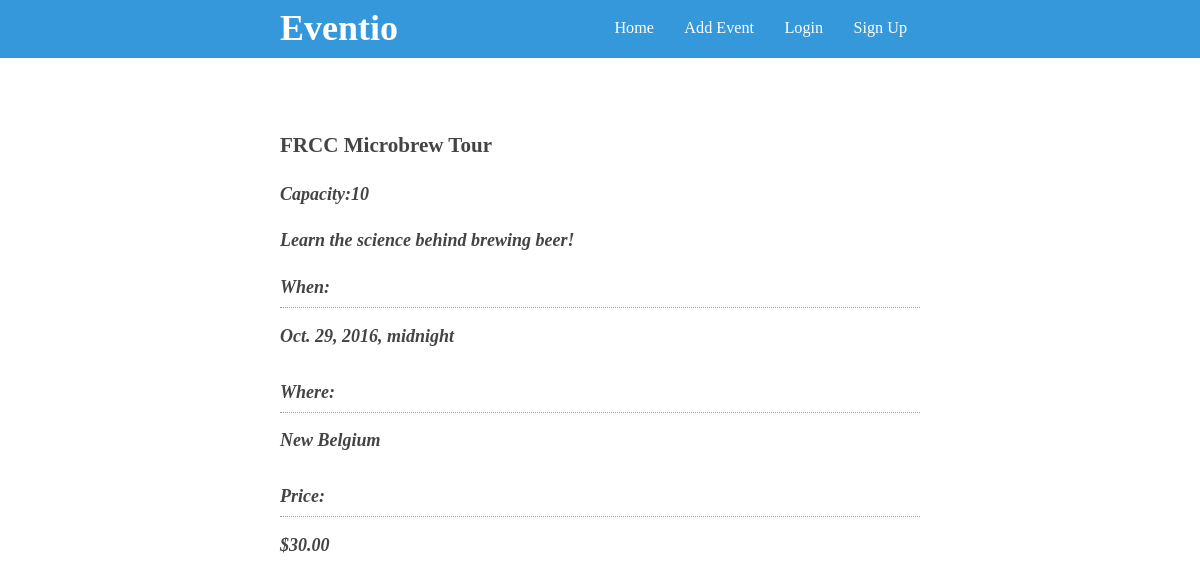
Before: /event/3/ with the older database file.
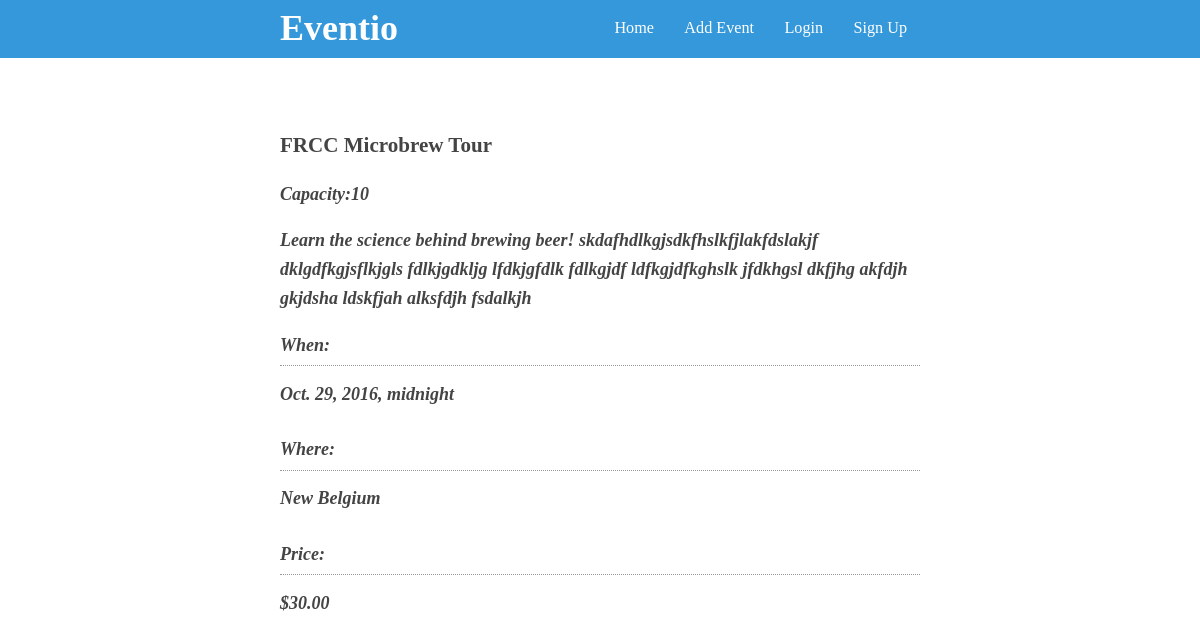
After: the same page with the newer database file.
### events/models.py (models this page shows, shortened)
class Event(models.Model):
    name = models.CharField(max_length=255)
    description = models.TextField()
    start_time = models.DateTimeField()
    location = models.CharField(max_length=255)
    price = models.DecimalField(blank=True, null=True, decimal_places=2, max_digits=6)
    capacity = models.PositiveSmallIntegerField(blank=True, null=True)

### events/views.py (the view)
# urls.py: url(r'^event/(?P<pk>\d+)/$', event_detail, name='event'),
def event_detail(request, pk):
    event = get_object_or_404(Event, pk=pk)
    return render(request, 'event_detail.html', {'event':event})

### templates/event_detail.html (shortened to what this page needs)
{% extends '_partials/base.html' %}
{% block content %}
  <div class="event">
  <h3>{{ event.name }}</h3>
      {% if event.capacity %}
      <p/>
        <strong/><em>Capacity:{{event.capacity}}<em/><strong/></p>
          {% endif %}
      <p>{{event.description}}</p>
      <dl>
        <dt>When:</dt>
        <dd>{{ event.start_time }}</dd>
        <dt>Where:</dt>
        <dd>{{ event.location }}</dd>
        <dt>Price:</dt>
        <dd>
          {% if event.price %}
            ${{ event.price }}
          {% else %}
            FREE
          {% endif %}
        </dd>
      </dl>
    </div>
{% endblock content %}

### templates/_partials/base.html (shortened to what this page needs)
<!doctype html>{% load staticfiles %}
<head>
  <link rel="stylesheet" href="{% static 'css/app.css' %}">
</head>
<body>
  <nav>
  <div class="container">
    <a class="title" href="/">Eventio</a>
    <div class="menu">
      <a href="/">Home</a>
      <a href="{% url 'event_add' %}">Add Event</a>
      {% if user.is_authenticated %}
        <a href="{% url 'logout' %}">Sign Out</a>
      {% else %}
        <a href="{% url 'login' %}">Login</a>
        <a href="{% url 'signup' %}">Sign Up</a>
      {% endif %}
    </div>
  </div>
</nav>
  <div class="container">
{% block content %}{% endblock %}
  </div>
</body>

### assets/css/app.css (style rules this page uses)
body { color: #444; font-size: 18px; line-height: 1.6; margin: 0; padding: 0 0 60px; }
.container { box-sizing:border-box; margin: 0 auto; max-width: 680px; overflow: hidden; padding: 0 20px; position: relative; width: 100%; }
nav { background-color: #3498db; margin-bottom: 3em; }
nav .title { color: white; font-size: 2em; font-weight: bold; text-decoration: none; }
div.menu { float: right; }
.menu a { color: white; display: inline-block; font-size: 0.9em; padding: 1em 0.8em; text-decoration: none; }
h1, h2, h3 { line-height: 1.2; }
dd { margin-bottom: 1.5em; margin-left: 0; }
dt { border-bottom: 1px dotted #999; font-weight: bold; margin-bottom: 0.75em; padding-bottom: 0.3em; }

Changed rows visible on the page:
changed Event "FRCC Microbrew Tour": description "Learn the science behind brewing beer!" → "Learn the science behind brewing beer! skdafhdlkgjsdkfhslkfjlakfdslakjf dklgdfkgjsflkjgls fdlkjgdkljg lfdkjgfdlk fdlkgjdf ldfkgjdfkghslk jfdkhgsl dkfjhg akfdjh gkjdsha ldskfjah alksfdjh fsdalkjh"
